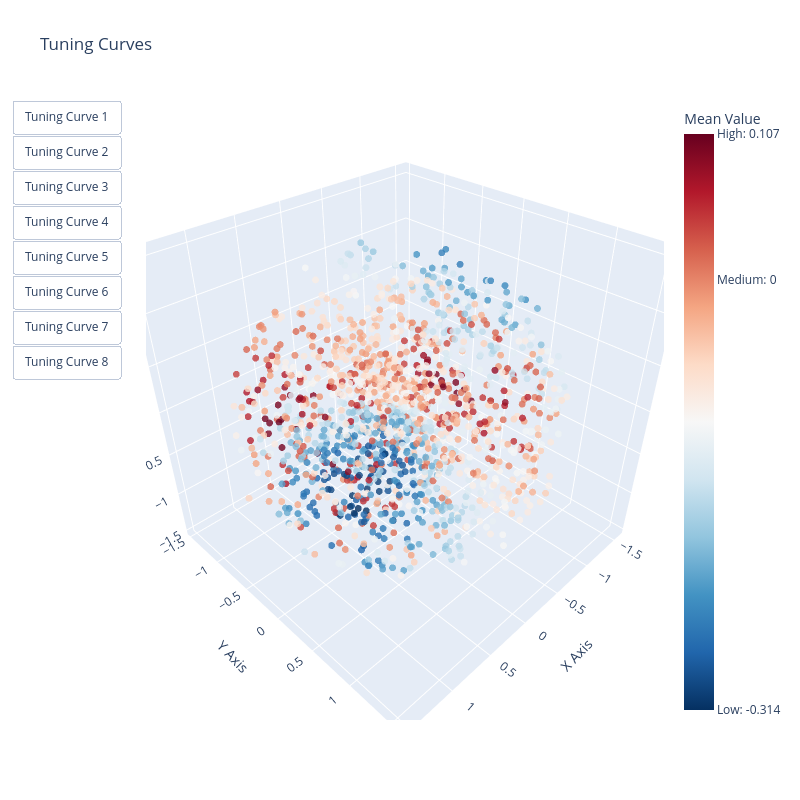

Notebook code cell kept with this figure:
### Code cell
plot_interactive(14, model_paths, "mgplvm")

### Figure 1 — Plotly figure (JSON) as saved in the notebook; plotly's stock layout.template omitted (floating-point values rounded to 4 significant figures; data arrays with more than 128 entries replaced by an {"elided": "..."} marker saying what was removed)
{"data": [{"marker": {"color": {"elided": "1600 float values"}, "colorbar": {"ticktext": ["Low: -0.314", "Medium: 0", "High: 0.107"], "tickvals": [-0.3142, 0, 0.1069], "title": {"text": "Mean Value"}}, "colorscale": [[0.0, "rgb(103,0,31)"], [0.1, "rgb(178,24,43)"], [0.2, "rgb(214,96,77)"], [0.3, "rgb(244,165,130)"], [0.4, "rgb(253,219,199)"], [0.5, "rgb(247,247,247)"], [0.6, "rgb(209,229,240)"], [0.7, "rgb(146,197,222)"], [0.8, "rgb(67,147,195)"], [0.9, "rgb(33,102,172)"], [1.0, "rgb(5,48,97)"]], "opacity": 0.8, "reversescale": true, "size": 4}, "mode": "markers", "name": "Tuning Curve 1", "showlegend": false, "visible": true, "x": {"elided": "1600 float values"}, "y": {"elided": "1600 float values"}, "z": {"elided": "1600 float values"}, "type": "scatter3d"}, {"marker": {"color": {"elided": "1600 float values"}, "colorbar": {"ticktext": ["Low: -0.756", "Medium: 0", "High: 0.365"], "tickvals": [-0.7556, 0, 0.3651], "title": {"text": "Mean Value"}}, "colorscale": [[0.0, "rgb(103,0,31)"], [0.1, "rgb(178,24,43)"], [0.2, "rgb(214,96,77)"], [0.3, "rgb(244,165,130)"], [0.4, "rgb(253,219,199)"], [0.5, "rgb(247,247,247)"], [0.6, "rgb(209,229,240)"], [0.7, "rgb(146,197,222)"], [0.8, "rgb(67,147,195)"], [0.9, "rgb(33,102,172)"], [1.0, "rgb(5,48,97)"]], "opacity": 0.8, "reversescale": true, "size": 4}, "mode": "markers", "name": "Tuning Curve 2", "showlegend": false, "visible": false, "x": {"elided": "1600 float values"}, "y": {"elided": "1600 float values"}, "z": {"elided": "1600 float values"}, "type": "scatter3d"}, {"marker": {"color": {"elided": "1600 float values"}, "colorbar": {"ticktext": ["Low: -0.417", "Medium: 0", "High: 0.755"], "tickvals": [-0.4169, 0, 0.7548], "title": {"text": "Mean Value"}}, "colorscale": [[0.0, "rgb(103,0,31)"], [0.1, "rgb(178,24,43)"], [0.2, "rgb(214,96,77)"], [0.3, "rgb(244,165,130)"], [0.4, "rgb(253,219,199)"], [0.5, "rgb(247,247,247)"], [0.6, "rgb(209,229,240)"], [0.7, "rgb(146,197,222)"], [0.8, "rgb(67,147,195)"], [0.9, "rgb(33,102,172)"], [1.0, "rgb(5,48,97)"]], "opacity": 0.8, "reversescale": true, "size": 4}, "mode": "markers", "name": "Tuning Curve 3", "showlegend": false, "visible": false, "x": {"elided": "1600 float values"}, "y": {"elided": "1600 float values"}, "z": {"elided": "1600 float values"}, "type": "scatter3d"}, {"marker": {"color": {"elided": "1600 float values"}, "colorbar": {"ticktext": ["Low: -0.378", "Medium: 0", "High: 0.329"], "tickvals": [-0.3781, 0, 0.3286], "title": {"text": "Mean Value"}}, "colorscale": [[0.0, "rgb(103,0,31)"], [0.1, "rgb(178,24,43)"], [0.2, "rgb(214,96,77)"], [0.3, "rgb(244,165,130)"], [0.4, "rgb(253,219,199)"], [0.5, "rgb(247,247,247)"], [0.6, "rgb(209,229,240)"], [0.7, "rgb(146,197,222)"], [0.8, "rgb(67,147,195)"], [0.9, "rgb(33,102,172)"], [1.0, "rgb(5,48,97)"]], "opacity": 0.8, "reversescale": true, "size": 4}, "mode": "markers", "name": "Tuning Curve 4", "showlegend": false, "visible": false, "x": {"elided": "1600 float values"}, "y": {"elided": "1600 float values"}, "z": {"elided": "1600 float values"}, "type": "scatter3d"}, {"marker": {"color": {"elided": "1600 float values"}, "colorbar": {"ticktext": ["Low: -0.872", "Medium: 0", "High: -0.176"], "tickvals": [-0.872, 0, -0.1761], "title": {"text": "Mean Value"}}, "colorscale": [[0.0, "rgb(103,0,31)"], [0.1, "rgb(178,24,43)"], [0.2, "rgb(214,96,77)"], [0.3, "rgb(244,165,130)"], [0.4, "rgb(253,219,199)"], [0.5, "rgb(247,247,247)"], [0.6, "rgb(209,229,240)"], [0.7, "rgb(146,197,222)"], [0.8, "rgb(67,147,195)"], [0.9, "rgb(33,102,172)"], [1.0, "rgb(5,48,97)"]], "opacity": 0.8, "reversescale": true, "size": 4}, "mode": "markers", "name": "Tuning Curve 5", "showlegend": false, "visible": false, "x": {"elided": "1600 float values"}, "y": {"elided": "1600 float values"}, "z": {"elided": "1600 float values"}, "type": "scatter3d"}, {"marker": {"color": {"elided": "1600 float values"}, "colorbar": {"ticktext": ["Low: -0.829", "Medium: 0", "High: -0.409"], "tickvals": [-0.8293, 0, -0.4086], "title": {"text": "Mean Value"}}, "colorscale": [[0.0, "rgb(103,0,31)"], [0.1, "rgb(178,24,43)"], [0.2, "rgb(214,96,77)"], [0.3, "rgb(244,165,130)"], [0.4, "rgb(253,219,199)"], [0.5, "rgb(247,247,247)"], [0.6, "rgb(209,229,240)"], [0.7, "rgb(146,197,222)"], [0.8, "rgb(67,147,195)"], [0.9, "rgb(33,102,172)"], [1.0, "rgb(5,48,97)"]], "opacity": 0.8, "reversescale": true, "size": 4}, "mode": "markers", "name": "Tuning Curve 6", "showlegend": false, "visible": false, "x": {"elided": "1600 float values"}, "y": {"elided": "1600 float values"}, "z": {"elided": "1600 float values"}, "type": "scatter3d"}, {"marker": {"color": {"elided": "1600 float values"}, "colorbar": {"ticktext": ["Low: -0.239", "Medium: 0", "High: 0.319"], "tickvals": [-0.2386, 0, 0.3186], "title": {"text": "Mean Value"}}, "colorscale": [[0.0, "rgb(103,0,31)"], [0.1, "rgb(178,24,43)"], [0.2, "rgb(214,96,77)"], [0.3, "rgb(244,165,130)"], [0.4, "rgb(253,219,199)"], [0.5, "rgb(247,247,247)"], [0.6, "rgb(209,229,240)"], [0.7, "rgb(146,197,222)"], [0.8, "rgb(67,147,195)"], [0.9, "rgb(33,102,172)"], [1.0, "rgb(5,48,97)"]], "opacity": 0.8, "reversescale": true, "size": 4}, "mode": "markers", "name": "Tuning Curve 7", "showlegend": false, "visible": false, "x": {"elided": "1600 float values"}, "y": {"elided": "1600 float values"}, "z": {"elided": "1600 float values"}, "type": "scatter3d"}, {"marker": {"color": {"elided": "1600 float values"}, "colorbar": {"ticktext": ["Low: -0.539", "Medium: 0", "High: 0.247"], "tickvals": [-0.5387, 0, 0.2471], "title": {"text": "Mean Value"}}, "colorscale": [[0.0, "rgb(103,0,31)"], [0.1, "rgb(178,24,43)"], [0.2, "rgb(214,96,77)"], [0.3, "rgb(244,165,130)"], [0.4, "rgb(253,219,199)"], [0.5, "rgb(247,247,247)"], [0.6, "rgb(209,229,240)"], [0.7, "rgb(146,197,222)"], [0.8, "rgb(67,147,195)"], [0.9, "rgb(33,102,172)"], [1.0, "rgb(5,48,97)"]], "opacity": 0.8, "reversescale": true, "size": 4}, "mode": "markers", "name": "Tuning Curve 8", "showlegend": false, "visible": false, "x": {"elided": "1600 float values"}, "y": {"elided": "1600 float values"}, "z": {"elided": "1600 float values"}, "type": "scatter3d"}], "layout": {"height": 800, "legend": {"title": {"text": "Tuning Curves"}, "x": 0.7, "y": 1.2}, "scene": {"xaxis": {"title": {"text": "X Axis"}}, "yaxis": {"title": {"text": "Y Axis"}}, "zaxis": {"title": {"text": "Z Axis"}}}, "title": {"text": "Tuning Curves"}, "updatemenus": [{"buttons": [{"args": [{"visible": [true, false, false, false, false, false, false, false]}], "label": "Tuning Curve 1", "method": "update"}, {"args": [{"visible": [false, true, false, false, false, false, false, false]}], "label": "Tuning Curve 2", "method": "update"}, {"args": [{"visible": [false, false, true, false, false, false, false, false]}], "label": "Tuning Curve 3", "method": "update"}, {"args": [{"visible": [false, false, false, true, false, false, false, false]}], "label": "Tuning Curve 4", "method": "update"}, {"args": [{"visible": [false, false, false, false, true, false, false, false]}], "label": "Tuning Curve 5", "method": "update"}, {"args": [{"visible": [false, false, false, false, false, true, false, false]}], "label": "Tuning Curve 6", "method": "update"}, {"args": [{"visible": [false, false, false, false, false, false, true, false]}], "label": "Tuning Curve 7", "method": "update"}, {"args": [{"visible": [false, false, false, false, false, false, false, true]}], "label": "Tuning Curve 8", "method": "update"}], "showactive": false, "type": "buttons"}], "width": 800, "scene2": {"xaxis": {"title": {"text": "X Axis"}}, "yaxis": {"title": {"text": "Y Axis"}}, "zaxis": {"title": {"text": "Z Axis"}}}, "scene3": {"xaxis": {"title": {"text": "X Axis"}}, "yaxis": {"title": {"text": "Y Axis"}}, "zaxis": {"title": {"text": "Z Axis"}}}, "scene4": {"xaxis": {"title": {"text": "X Axis"}}, "yaxis": {"title": {"text": "Y Axis"}}, "zaxis": {"title": {"text": "Z Axis"}}}, "scene5": {"xaxis": {"title": {"text": "X Axis"}}, "yaxis": {"title": {"text": "Y Axis"}}, "zaxis": {"title": {"text": "Z Axis"}}}, "scene6": {"xaxis": {"title": {"text": "X Axis"}}, "yaxis": {"title": {"text": "Y Axis"}}, "zaxis": {"title": {"text": "Z Axis"}}}, "scene7": {"xaxis": {"title": {"text": "X Axis"}}, "yaxis": {"title": {"text": "Y Axis"}}, "zaxis": {"title": {"text": "Z Axis"}}}}}
